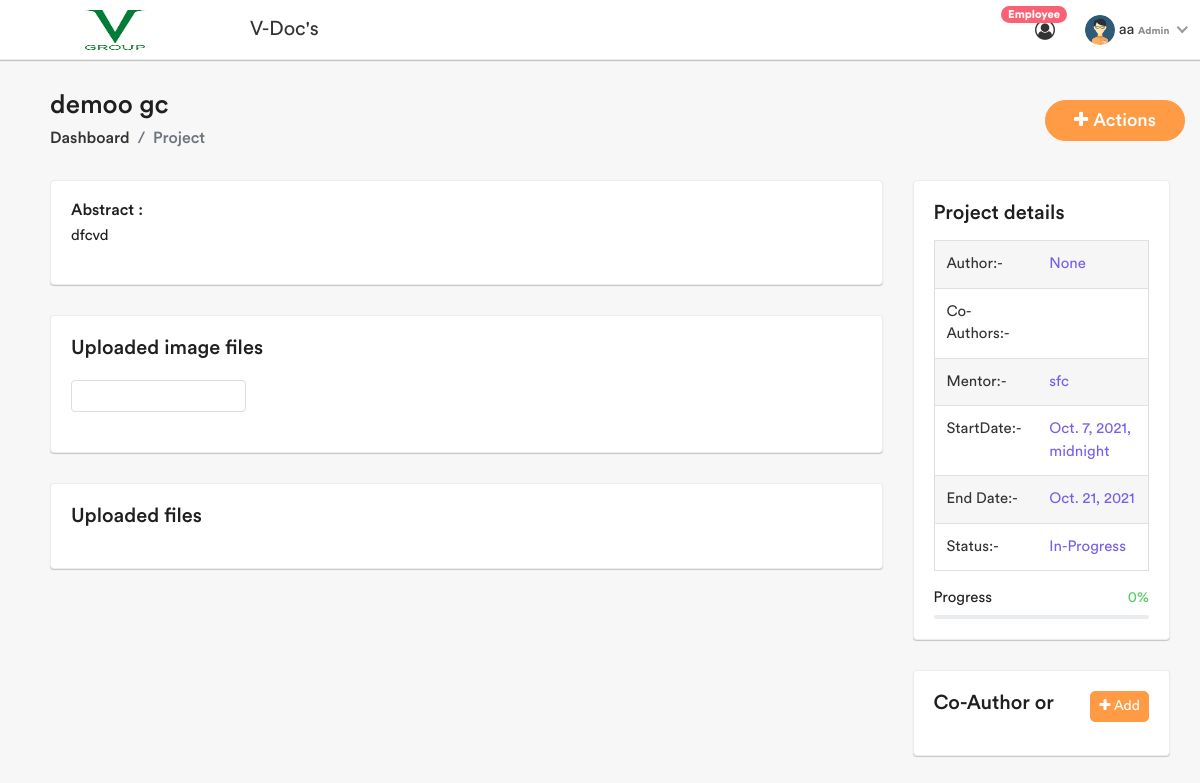
Screenshot of /project_details/3/ (signed in) with the database file from the repository.
### projects/models.py (models this page shows, shortened)
class Projects(models.Model):
    Author = models.ForeignKey(Employee, on_delete=models.CASCADE, null=True, blank=True)
    co_author = MultiSelectField(choices=co_author_choices, null=True, blank=True, max_choices=5)
    title = models.CharField(max_length=100, unique=True)
    abstract = models.TextField(max_length=500)
    project_keywords = models.TextField(max_length=500)
    mentor = models.CharField(max_length=100)
    collabrator = models.CharField(max_length=100, default='null')
    start_date = models.DateTimeField(default=datetime.now())
    completion_date = models.DateField('completion date')
    status = models.CharField(max_length=11, choices=STATUS_CHOICE, default='blank')
    work_progress = models.CharField(max_length=4,choices=work_progress_choices,default=1)

### projects/views.py (the view)
# urls.py: path('project_details/<int:id>/',ProjectDetailView, name='project_details'),
@login_required(login_url='login_page')
def ProjectDetailView(request, id):
    data1 = Projects.objects.get(pk=id)
    data2 = Project_Images.objects.filter(project_img=data1)
    data3 = Project_Files.objects.filter(project=data1)
    data4 = assigneform(instance=data1)
    data5 = Employee.objects.all()
    if request.method == "POST":
        data = assigneform(request.POST, instance=data1)
        data.save()
        return HttpResponseRedirect(reverse('project_details', args=[id]))
    return render(request, 'Projects/Project_detail_view.html',
                  {'projects': data1, 'form2': data2, 'form3': data3, 'form4': data4,'empdata':data5})

### user/templatetags/auth_extras.py (called while the page is built)
@register.filter(name='has_group')
def has_group(user, group_name):
    group = Group.objects.get(name=group_name)
    return True if group in user.groups.all() else False

### templates/Projects/Project_detail_view.html (shortened to what this page needs)
{% include 'base.html' %}
{% load static %}
{% load auth_extras %}
<div class="page-wrapper">
    {% block content %}
        <div class="content container-fluid">
            <div class="page-header">
                <div class="row align-items-center">
                    <div class="col">
                        <h3 class="page-title">{{ projects.title }}</h3>
                        <ul class="breadcrumb">
                            <li class="breadcrumb-item"><a href="/">Dashboard</a></li>
                            <li class="breadcrumb-item active">Project</li>
                        </ul>
                    </div>
                    <div class="dropdown dropdown-action">
                        <a href="#" class="btn add-btn bs-modal action-icon dropdown-toggle" style="color: #fff"
                           data-toggle="dropdown"
                           aria-expanded="false"><i class="fa fa-plus"></i>Actions</a>
                    </div>
                </div>
            </div>
            <div class="row">
                <div class="col-lg-8 col-xl-9">
                    <div class="card">
                        <div class="card-body">
                            <div class="project-title">
                                <h5 class="card-title">Abstract :</h5>
                            </div>
                            {{ projects.abstract|safe }}
                        </div>
                    </div>
                    <div class="card">
                        <div class="card-body">
                            <h5 class="card-title m-b-20">Uploaded image files</h5>
                            <div class="row">
                                {% for i in form2 %}
                                    {% if i.project_images %}
                                        <div class="col-md-3 col-sm-4 col-lg-4 col-xl-3">
                                            <div class="uploaded-box">
                                                <div class="uploaded-img">
                                                </div>
                                            </div>
                                        </div>
                                    {% else %}
                                        <h4 class="col-md-3 col-sm-4 col-lg-4">There is no images here....!</h4>
                                    {% endif %}
                                {% endfor %}
                            </div>
                        </div>
                    </div>
                    <div class="card">
                        <div class="card-body">
                            <h5 class="card-title m-b-20">Uploaded files</h5>
                        </div>
                    </div>
                </div>
                <div class="col-lg-4 col-xl-3">
                    <div class="card">
                        <div class="card-body">
                            <h6 class="card-title m-b-15">Project details</h6>
                            <table class="table table-striped table-border">
                                <tbody>
                                <tr>
                                    <td>Author:-</td>
                                    <td class="text-left text-purple">{{ projects.Author }}</td>
                                </tr>
                                <tr>
                                    <td>Co-Authors:-</td>
                                    <td class="text-left text-purple">{{ projects.co_author }}</td>
                                </tr>
                                <tr>
                                    <td>Mentor:-</td>
                                    <td class="text-left text-purple">{{ projects.mentor }}</td>
                                </tr>
                                <tr>
                                    <td>StartDate:-</td>
                                    <td class="text-left text-purple">{{ projects.start_date }}</td>
                                </tr>
                                <tr>
                                    <td>End Date:-</td>
                                    <td class="text-left text-purple">{{ projects.completion_date }}</td>
                                </tr>
                                <tr>
                                    <td>Status:-</td>
                                    <td class="text-left text-purple">{{ projects.status }}</td>
                                </tr>
                                </tbody>
                            </table>
                            <p class="m-b-5">Progress <span
                                    class="text-success float-right">{{ projects.work_progress }}%</span></p>
                            <div class="progress progress-xs mb-0">
                            </div>
                        </div>
                    </div>
                    <div class="card project-user">
                        <div class="card-body">
                            <h6 class="card-title m-b-20">Co-Author
                                {% if request.user.is_superuser %} or
                                    <button type="button" class="float-right btn btn-primary btn-sm" data-toggle="modal"
                                            data-target="#assign_leader"><i class="fa fa-plus"></i> Add
                                    </button>
                                {% elif request.user.employee == projects.Author or projects.co_author %}
                                    <button type="button" class="float-right btn btn-primary btn-sm" data-toggle="modal"
                                            data-target="#assign_leader"><i class="fa fa-plus"></i> Add
                                    </button>
                                {% endif %}
                            </h6>
                        </div>
                    </div>
                </div>
            </div>
        </div>
    {% endblock content %}
</div>

### templates/base.html (shortened to what this page needs)
<!DOCTYPE html>
<html lang="en">
{% load static %}
{% load auth_extras %}
<head>
    <link rel="stylesheet" href="{% static 'assets/css/bootstrap.min.css' %}">
    <link rel="stylesheet" href="{% static 'assets/css/font-awesome.min.css' %}">
    <link rel="stylesheet" href="{% static 'assets/css/select2.min.css' %}">
    <link rel="stylesheet" href="{% static 'assets/css/bootstrap-datetimepicker.min.css' %}">
    <link rel="stylesheet" href="{% static 'assets/css/line-awesome.min.css' %}">
    <link rel="stylesheet" href="{% static 'assets/plugins/summernote/dist/summernote-bs4.css' %}">
    <link rel="stylesheet" href="{% static 'assets/plugins/morris/morris.css' %}">
    <link rel="stylesheet" href="{% static 'assets/css/dataTables.bootstrap4.min.css' %}">
    <link rel="stylesheet" href="{% static 'assets/css/style.css' %}">
</head>
<body>
<div class="main-wrapper">
    <div class="header">
        <div class="header-left">
            <div href="" class="logo">
                <a href="{% url 'projects_list' %}"><img src="{% static 'assets/img/logo.png' %}" width="60"
                                                         height="40"
                                                         alt=""></a>
            </div>
        </div>
        <div class="page-title-box" style="font-weight: bold">
            <h3>V-Doc's</h3>
        </div>
        <ul class="nav user-menu">
            {% if user.is_superuser %}
                <li class="nav-item dropdown">
                    <a href="{% url 'Employee_list_page' %}" class="" data-toggle="">
                        <i class="fa fa-user-circle-o"></i> <span class="badge badge-pill">Employee</span>
                    </a>
                </li>
            {% endif %}
            <li class="nav-item dropdown has-arrow main-drop">
                <a href="#" class="dropdown-toggle nav-link" data-toggle="dropdown">
							<span class="user-img">
                                    {% if request.user|has_group:"Employee" %}
                                        <img class="avatar" src="{{ user.employee.profile_pic }}" alt="">
                                        {{ user.username }}
                                        <span class="text-muted"
                                              style="font-size: 10px;font-weight: bold;">Employee</span>
                                    {% else %}
                                        <img src="{% static 'assets/img/profiles/avatar-1.png' %}" alt="">
                                        {{ user.username }}
                                        <span class="text-muted" style="font-size: 10px;font-weight: bold;">Admin</span>
                                    {% endif %}
                                </span>
                </a>
            </li>
        </ul>
    </div>
</div>
</body>
</html>

### rows the page displays
Projects: title "demoo gc", abstract "dfcvd", Author "None", mentor "sfc", start_date "Oct. 7, 2021, midnight", completion_date "Oct. 21, 2021", status "In-Progress", work_progress "0"

### other values shown
{{ user.username }} "aa"
